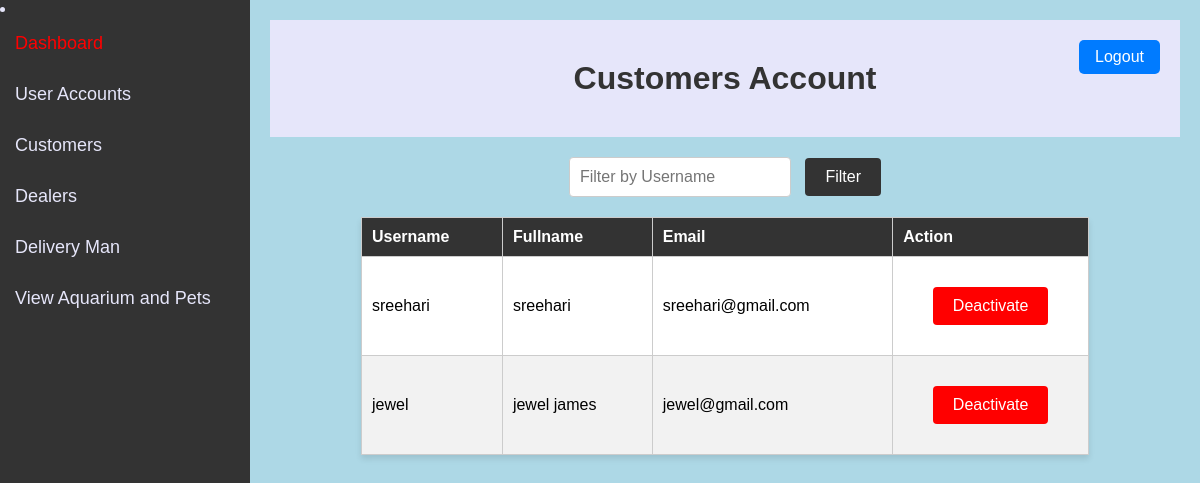
Page /admin_dashboard/customers.html on the earlier database version.
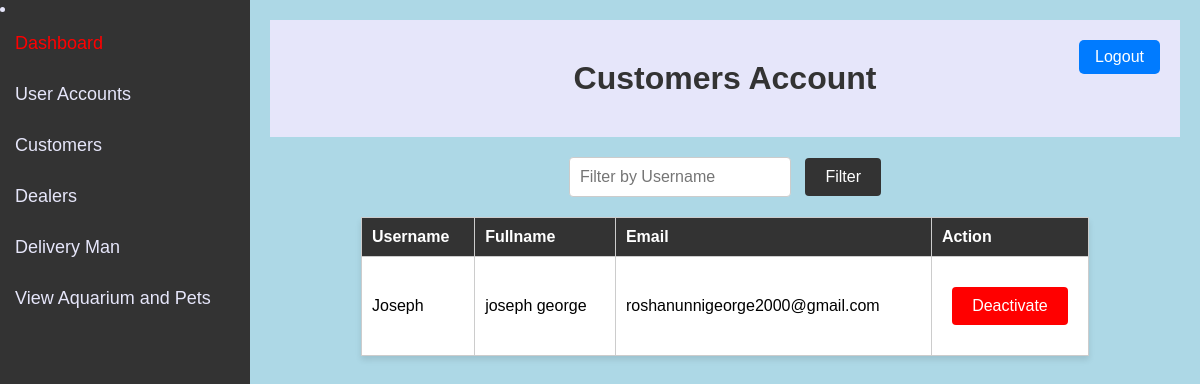
Same page on the later database version.
### aapmapp/models.py (models this page shows, shortened)
class dealer(AbstractUser):
    email = models.EmailField(unique=True)
    fullname = models.TextField(max_length=100, default="")
    role = models.TextField(max_length=100, default="")

### aapmapp/views.py (the view)
# urls.py: path('admin_dashboard/customers.html', views.customers,name='customers'),
def customers(request):
    customers = dealer.objects.all()  # You can adjust this queryset based on your requirements
    customers = dealer.objects.filter(role='customer')  # Filter by role 'customer'
    context = {
        'customers': customers,  # Use a meaningful name like 'customers' for the filtered queryset
    }
    return render(request, 'customers.html', context)

### aapmapp/templates/customers.html (shortened to what this page needs)
<!DOCTYPE html>
<html lang="en">
<head>
</head>
<body>
    <div class="sidebar">
        <li style=""><a href="#" style="color: red;">Dashboard</a></li>
        <a href="users.html">User Accounts</a>
        <a href="customers.html">Customers</a>
        <a href="dealers.html">Dealers</a>
        <a href="deliveryman.html">Delivery Man</a>
        <a href="{% url 'adminviewitem' %}">View Aquarium and Pets</a>
    </div>
    <div class="content">
        <div class="header">
            <h1>Customers Account</h1>
            <a href="{% url 'logout' %}" style="color: white;" id='logout-link'>Logout</a>
        </div>
        <form method="GET" id="filterForm">
            <input type="text" name="username_filter" id="username_filter" placeholder="Filter by Username">
            <button type="button" id="filterButton">Filter</button>
        </form>
        <table id="userTable">
            <thead>
                <tr>
                    <th>Username</th>
                    <th>Fullname</th>
                    <th>Email</th>
                    <th>Action</th>
                </tr>
            </thead>
            <tbody>
                {% for customer in customers %}
                <tr>
                    <td>{{ customer.username }}</td>
                    <td>{{ customer.fullname }}</td>
                    <td>{{ customer.email }}</td>
                    <td>
                        {% if customer.is_active %}
                        <form method="post" action="{% url 'deactivate_customer' customer.id %}">
                            <button type="submit" style="background-color: red; color: white;">Deactivate</button>
                        </form>
                        {% else %}
                        <form method="post" action="{% url 'activate_customer' customer.id %}">
                            {% csrf_token %}
                            <button type="submit" style="background-color: green; color: white;">Activate</button>
                        </form>
                        {% endif %}
                    </td>
                </tr>
                {% empty %}
                <tr>
                    <td colspan="5">No customers available.</td>
                </tr>
                {% endfor %}
            </tbody>
        </table>
    </div>
</body>
</html>

Differences in the rows shown:
removed dealer: username "sreehari", fullname "sreehari", email "sreehari@gmail.com", is_active "Deactivate"
removed dealer: username "jewel", fullname "jewel james", email "jewel@gmail.com", is_active "Deactivate"
now on this page (row edited): dealer: username "Joseph", fullname "joseph george", email "roshanunnigeorge2000@gmail.com", is_active "Deactivate"
